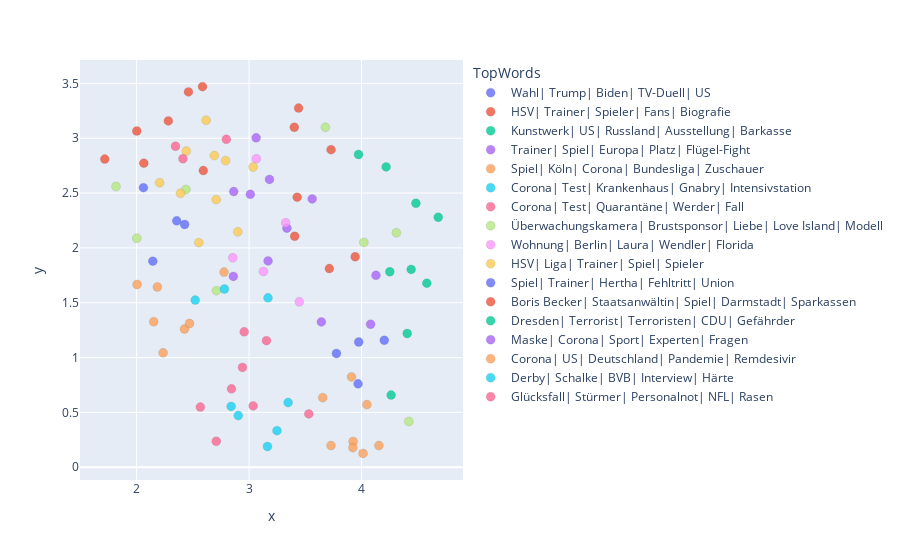

Notebook source saved alongside this figure:
### Code cell
results=pd.merge(docs_df_a,cluster_labels_google_a.reset_index(),left_on="topic_number",right_on = "Topic")
fig = px.scatter(results, x="x", y="y", hover_name="headline", hover_data=["created_at","TopWords","topic_number"], color="TopWords",opacity=0.8)

fig.update_traces(marker=dict(size=9,
                              line=dict(width=0.15,
                                        color='DarkSlateGrey')),
                  selector=dict(mode='markers'))
fig["layout"].pop("updatemenus")

fig.update_layout(height=1000)
fig.show()

### Figure 1 — Plotly figure (JSON) as saved in the notebook; plotly's stock layout.template omitted (floating-point values rounded to 4 significant figures)
{"data": [{"customdata": [["2020-10-22", "Wahl| Trump| Biden| TV-Duell| US", 0], ["2020-10-23", "Wahl| Trump| Biden| TV-Duell| US", 0], ["2020-10-23", "Wahl| Trump| Biden| TV-Duell| US", 0], ["2020-10-22", "Wahl| Trump| Biden| TV-Duell| US", 0]], "hovertemplate": "<b>%{hovertext}</b><br><br>TopWords=%{customdata[1]}<br>x=%{x}<br>y=%{y}<br>created_at=%{customdata[0]}<br>topic_number=%{customdata[2]}<extra></extra>", "hovertext": ["USA steuern auf höchste Wahlbeteiligung seit über Hundert Jahren zu", "Trump und Biden fetzen sich ums Weiße Haus", "„Ich schaue DICH an, Joe!“", "Die letzte Rede-Schlacht vor der wichtigsten Wahl der Welt"], "legendgroup": "Wahl| Trump| Biden| TV-Duell| US", "marker": {"color": "#636efa", "line": {"color": "DarkSlateGrey", "width": 0.15}, "opacity": 0.8, "size": 9, "symbol": "circle"}, "mode": "markers", "name": "Wahl| Trump| Biden| TV-Duell| US", "orientation": "v", "showlegend": true, "type": "scatter", "x": [4.202, 3.969, 3.975, 3.777], "xaxis": "x", "y": [1.158, 0.7605, 1.142, 1.038], "yaxis": "y"}, {"customdata": [["2020-10-22", "HSV| Trainer| Spieler| Fans| Biografie", 8], ["2020-10-22", "HSV| Trainer| Spieler| Fans| Biografie", 8], ["2020-10-22", "HSV| Trainer| Spieler| Fans| Biografie", 8], ["2020-10-22", "HSV| Trainer| Spieler| Fans| Biografie", 8], ["2020-10-22", "HSV| Trainer| Spieler| Fans| Biografie", 8], ["2020-10-22", "HSV| Trainer| Spieler| Fans| Biografie", 8], ["2020-10-22", "HSV| Trainer| Spieler| Fans| Biografie", 8], ["2020-10-22", "HSV| Trainer| Spieler| Fans| Biografie", 8], ["2020-10-22", "HSV| Trainer| Spieler| Fans| Biografie", 8], ["2020-10-22", "HSV| Trainer| Spieler| Fans| Biografie", 8]], "hovertemplate": "<b>%{hovertext}</b><br><br>TopWords=%{customdata[1]}<br>x=%{x}<br>y=%{y}<br>created_at=%{customdata[0]}<br>topic_number=%{customdata[2]}<extra></extra>", "hovertext": ["Kann Thioune es besser als Hecking?", "Bayers Baller-Show", "Cary Grant war bisexuell und auf LSD", "Weinkauf hat Aufstiegs-Trauma abgehakt", "Hofmann spielt sich bei Jogi fest", "Dieser Nackedei isteine Botschaft", "Hier wird jetztHollywood verramscht", "Lange ist Jenas Kompaniechef", "Über die Wölfe zu Löw", "Darum passt Litkaso gut zu Hansa"], "legendgroup": "HSV| Trainer| Spieler| Fans| Biografie", "marker": {"color": "#EF553B", "line": {"color": "DarkSlateGrey", "width": 0.15}, "opacity": 0.8, "size": 9, "symbol": "circle"}, "mode": "markers", "name": "HSV| Trainer| Spieler| Fans| Biografie", "orientation": "v", "showlegend": true, "type": "scatter", "x": [1.717, 2.064, 3.729, 2.002, 2.461, 3.44, 3.402, 2.593, 2.586, 2.282], "xaxis": "x", "y": [2.81, 2.773, 2.896, 3.066, 3.422, 3.275, 3.1, 2.705, 3.471, 3.158], "yaxis": "y"}, {"customdata": [["2020-10-22", "Kunstwerk| US| Russland| Ausstellung| Barkasse", 13], ["2020-10-22", "Kunstwerk| US| Russland| Ausstellung| Barkasse", 13], ["2020-10-22", "Kunstwerk| US| Russland| Ausstellung| Barkasse", 13], ["2020-10-22", "Kunstwerk| US| Russland| Ausstellung| Barkasse", 13]], "hovertemplate": "<b>%{hovertext}</b><br><br>TopWords=%{customdata[1]}<br>x=%{x}<br>y=%{y}<br>created_at=%{customdata[0]}<br>topic_number=%{customdata[2]}<extra></extra>", "hovertext": ["Snowden erhält unbefristeten Aufenthalt in Russland", "Beuys-Kunstwerk aus Ausstellung verschwunden", "Todes-Drama um Zirkus-Elefanten", "Bruch in der Barkasse"], "legendgroup": "Kunstwerk| US| Russland| Ausstellung| Barkasse", "marker": {"color": "#00cc96", "line": {"color": "DarkSlateGrey", "width": 0.15}, "opacity": 0.8, "size": 9, "symbol": "circle"}, "mode": "markers", "name": "Kunstwerk| US| Russland| Ausstellung| Barkasse", "orientation": "v", "showlegend": true, "type": "scatter", "x": [4.682, 3.974, 4.219, 4.484], "xaxis": "x", "y": [2.28, 2.852, 2.738, 2.407], "yaxis": "y"}, {"customdata": [["2020-10-22", "Trainer| Spiel| Europa| Platz| Flügel-Fight", 7], ["2020-10-22", "Trainer| Spiel| Europa| Platz| Flügel-Fight", 7], ["2020-10-22", "Trainer| Spiel| Europa| Platz| Flügel-Fight", 7], ["2020-10-22", "Trainer| Spiel| Europa| Platz| Flügel-Fight", 7], ["2020-10-22", "Trainer| Spiel| Europa| Platz| Flügel-Fight", 7], ["2020-10-22", "Trainer| Spiel| Europa| Platz| Flügel-Fight", 7], ["2020-10-22", "Trainer| Spiel| Europa| Platz| Flügel-Fight", 7], ["2020-10-22", "Trainer| Spiel| Europa| Platz| Flügel-Fight", 7]], "hovertemplate": "<b>%{hovertext}</b><br><br>TopWords=%{customdata[1]}<br>x=%{x}<br>y=%{y}<br>created_at=%{customdata[0]}<br>topic_number=%{customdata[2]}<extra></extra>", "hovertext": ["Boateng muss mitHand-Schiene trainieren", "Der MOTZivator!", "Ernst ist HoßmangsHoffnungsträger", "Peter Kadiru wird zum Schläger-Typ", "Götze trifft auch in Europa", "Coman erste Sahne! Aber jetzt kommt Sané", "So sehen Sie den Clásico live im TV", "Jones zieht zurücknach Frankfurt"], "legendgroup": "Trainer| Spiel| Europa| Platz| Flügel-Fight", "marker": {"color": "#ab63fa", "line": {"color": "DarkSlateGrey", "width": 0.15}, "opacity": 0.8, "size": 9, "symbol": "circle"}, "mode": "markers", "name": "Trainer| Spiel| Europa| Platz| Flügel-Fight", "orientation": "v", "showlegend": true, "type": "scatter", "x": [3.169, 3.182, 2.86, 3.561, 3.063, 3.337, 3.011, 2.864], "xaxis": "x", "y": [1.882, 2.625, 1.74, 2.447, 3.004, 2.18, 2.489, 2.513], "yaxis": "y"}, {"customdata": [["2020-10-22", "Spiel| Köln| Corona| Bundesliga| Zuschauer", 2], ["2020-10-22", "Spiel| Köln| Corona| Bundesliga| Zuschauer", 2], ["2020-10-22", "Spiel| Köln| Corona| Bundesliga| Zuschauer", 2], ["2020-10-22", "Spiel| Köln| Corona| Bundesliga| Zuschauer", 2], ["2020-10-22", "Spiel| Köln| Corona| Bundesliga| Zuschauer", 2], ["2020-10-22", "Spiel| Köln| Corona| Bundesliga| Zuschauer", 2], ["2020-10-22", "Spiel| Köln| Corona| Bundesliga| Zuschauer", 2]], "hovertemplate": "<b>%{hovertext}</b><br><br>TopWords=%{customdata[1]}<br>x=%{x}<br>y=%{y}<br>created_at=%{customdata[0]}<br>topic_number=%{customdata[2]}<extra></extra>", "hovertext": ["So sehen Sie Stuttgart gegen Köln live im TV", "Anfang hilft 1. Spiel ohne Zuschauer", "Der Uefa fehlen 470 Mio Euro", "SCHRÖDER spricht wiedervon GEHALTSVERZICHT", "Kampf-Kandidatur umVize-Posten sorgt für Krach", "Werder ohne Augustinssongegen Hoffenheim", "Haie brauchen1 Million Euro"], "legendgroup": "Spiel| Köln| Corona| Bundesliga| Zuschauer", "marker": {"color": "#FFA15A", "line": {"color": "DarkSlateGrey", "width": 0.15}, "opacity": 0.8, "size": 9, "symbol": "circle"}, "mode": "markers", "name": "Spiel| Köln| Corona| Bundesliga| Zuschauer", "orientation": "v", "showlegend": true, "type": "scatter", "x": [2.236, 2.004, 2.152, 2.185, 2.777, 2.426, 2.471], "xaxis": "x", "y": [1.043, 1.667, 1.327, 1.644, 1.78, 1.261, 1.311], "yaxis": "y"}, {"customdata": [["2020-10-22", "Corona| Test| Krankenhaus| Gnabry| Intensivstation", 12], ["2020-10-22", "Corona| Test| Krankenhaus| Gnabry| Intensivstation", 12], ["2020-10-22", "Corona| Test| Krankenhaus| Gnabry| Intensivstation", 12], ["2020-10-22", "Corona| Test| Krankenhaus| Gnabry| Intensivstation", 12], ["2020-10-22", "Corona| Test| Krankenhaus| Gnabry| Intensivstation", 12]], "hovertemplate": "<b>%{hovertext}</b><br><br>TopWords=%{customdata[1]}<br>x=%{x}<br>y=%{y}<br>created_at=%{customdata[0]}<br>topic_number=%{customdata[2]}<extra></extra>", "hovertext": ["Belgiens Außenministerin auf Intensivstation!", "Corona-Alarm beim Thai-König!", "Zweiter Corona-Fall beim FC Bayern", "Wie gut warnte die Warn-App Spahns Kontakte?", "2. Gnabry-Test negativ!"], "legendgroup": "Corona| Test| Krankenhaus| Gnabry| Intensivstation", "marker": {"color": "#19d3f3", "line": {"color": "DarkSlateGrey", "width": 0.15}, "opacity": 0.8, "size": 9, "symbol": "circle"}, "mode": "markers", "name": "Corona| Test| Krankenhaus| Gnabry| Intensivstation", "orientation": "v", "showlegend": true, "type": "scatter", "x": [3.164, 3.248, 2.841, 3.347, 2.904], "xaxis": "x", "y": [0.1886, 0.3331, 0.5546, 0.5896, 0.4706], "yaxis": "y"}, {"customdata": [["2020-10-22", "Corona| Test| Quarantäne| Werder| Fall", 11], ["2020-10-22", "Corona| Test| Quarantäne| Werder| Fall", 11], ["2020-10-22", "Corona| Test| Quarantäne| Werder| Fall", 11], ["2020-10-22", "Corona| Test| Quarantäne| Werder| Fall", 11], ["2020-10-22", "Corona| Test| Quarantäne| Werder| Fall", 11], ["2020-10-22", "Corona| Test| Quarantäne| Werder| Fall", 11], ["2020-10-22", "Corona| Test| Quarantäne| Werder| Fall", 11], ["2020-10-22", "Corona| Test| Quarantäne| Werder| Fall", 11]], "hovertemplate": "<b>%{hovertext}</b><br><br>TopWords=%{customdata[1]}<br>x=%{x}<br>y=%{y}<br>created_at=%{customdata[0]}<br>topic_number=%{customdata[2]}<extra></extra>", "hovertext": ["Erneut positiver Corona-Test bei Ronaldo", "So geht es bei Corona-Werder jetzt weiter", "Behrens vor Trainings-Comeback", "Angeklagte legen Geständnis ab", "So erklärt der Formel-1-Pilot sein Corona-Problem", "Staatsanwalt rechtfertigt das Schlagen von Kindern", "Darf man das Umgangsrecht des Kindes verweigern?", "Warum geht Werder freiwillig in Quarantäne?"], "legendgroup": "Corona| Test| Quarantäne| Werder| Fall", "marker": {"color": "#FF6692", "line": {"color": "DarkSlateGrey", "width": 0.15}, "opacity": 0.8, "size": 9, "symbol": "circle"}, "mode": "markers", "name": "Corona| Test| Quarantäne| Werder| Fall", "orientation": "v", "showlegend": true, "type": "scatter", "x": [2.708, 3.037, 2.844, 3.155, 2.567, 2.957, 3.531, 2.942], "xaxis": "x", "y": [0.2369, 0.5594, 0.7146, 1.154, 0.5483, 1.235, 0.4862, 0.9105], "yaxis": "y"}, {"customdata": [["2020-10-22", "Überwachungskamera| Brustsponsor| Liebe| Love Island| Modell", -1], ["2020-10-22", "Überwachungskamera| Brustsponsor| Liebe| Love Island| Modell", -1], ["2020-10-22", "Überwachungskamera| Brustsponsor| Liebe| Love Island| Modell", -1], ["2020-10-22", "Überwachungskamera| Brustsponsor| Liebe| Love Island| Modell", -1], ["2020-10-22", "Überwachungskamera| Brustsponsor| Liebe| Love Island| Modell", -1], ["2020-10-22", "Überwachungskamera| Brustsponsor| Liebe| Love Island| Modell", -1], ["2020-10-22", "Überwachungskamera| Brustsponsor| Liebe| Love Island| Modell", -1], ["2020-10-22", "Überwachungskamera| Brustsponsor| Liebe| Love Island| Modell", -1]], "hovertemplate": "<b>%{hovertext}</b><br><br>TopWords=%{customdata[1]}<br>x=%{x}<br>y=%{y}<br>created_at=%{customdata[0]}<br>topic_number=%{customdata[2]}<extra></extra>", "hovertext": ["Überwachungskamera zeigt Blitz-Raub!", "Hoffenheim feiert irren Baby-Sieg", "Waldhof krallt sich  neuen Brustsponsor", "PELÉ 80!", "Eine Liebe ist schon verpufft!", "Modell sagt 26 000 Neuinfektionen am Tag voraus", "Lieber Chaos-Flughafern Berlin,", "Ex-Neonazi mit Gedächtnisschwund"], "legendgroup": "Überwachungskamera| Brustsponsor| Liebe| Love Island| Modell", "marker": {"color": "#B6E880", "line": {"color": "DarkSlateGrey", "width": 0.15}, "opacity": 0.8, "size": 9, "symbol": "circle"}, "mode": "markers", "name": "Überwachungskamera| Brustsponsor| Liebe| Love Island| Modell", "orientation": "v", "showlegend": true, "type": "scatter", "x": [4.31, 1.816, 2.71, 3.678, 2.439, 4.421, 2.001, 4.021], "xaxis": "x", "y": [2.139, 2.56, 1.61, 3.1, 2.533, 0.4165, 2.089, 2.05], "yaxis": "y"}, {"customdata": [["2020-10-22", "Wohnung| Berlin| Laura| Wendler| Florida", 5], ["2020-10-22", "Wohnung| Berlin| Laura| Wendler| Florida", 5], ["2020-10-22", "Wohnung| Berlin| Laura| Wendler| Florida", 5], ["2020-10-22", "Wohnung| Berlin| Laura| Wendler| Florida", 5], ["2020-10-22", "Wohnung| Berlin| Laura| Wendler| Florida", 5]], "hovertemplate": "<b>%{hovertext}</b><br><br>TopWords=%{customdata[1]}<br>x=%{x}<br>y=%{y}<br>created_at=%{customdata[0]}<br>topic_number=%{customdata[2]}<extra></extra>", "hovertext": ["Heidi bald HeiDA!", "Warum Wendler und Laura schon wieder Ärger droht", "Uns hat der Blitz getroffen!", "Note 2 für fünf Hoffenheimer!", "Stehen wir kurz vor dem „Corona-Burn-out“?"], "legendgroup": "Wohnung| Berlin| Laura| Wendler| Florida", "marker": {"color": "#FF97FF", "line": {"color": "DarkSlateGrey", "width": 0.15}, "opacity": 0.8, "size": 9, "symbol": "circle"}, "mode": "markers", "name": "Wohnung| Berlin| Laura| Wendler| Florida", "orientation": "v", "showlegend": true, "type": "scatter", "x": [3.128, 3.326, 3.065, 2.855, 3.447], "xaxis": "x", "y": [1.785, 2.23, 2.813, 1.91, 1.508], "yaxis": "y"}, {"customdata": [["2020-10-22", "HSV| Liga| Trainer| Spiel| Spieler", 4], ["2020-10-22", "HSV| Liga| Trainer| Spiel| Spieler", 4], ["2020-10-22", "HSV| Liga| Trainer| Spiel| Spieler", 4], ["2020-10-22", "HSV| Liga| Trainer| Spiel| Spieler", 4], ["2020-10-22", "HSV| Liga| Trainer| Spiel| Spieler", 4], ["2020-10-22", "HSV| Liga| Trainer| Spiel| Spieler", 4], ["2020-10-22", "HSV| Liga| Trainer| Spiel| Spieler", 4], ["2020-10-22", "HSV| Liga| Trainer| Spiel| Spieler", 4], ["2020-10-23", "HSV| Liga| Trainer| Spiel| Spieler", 4], ["2020-10-22", "HSV| Liga| Trainer| Spiel| Spieler", 4]], "hovertemplate": "<b>%{hovertext}</b><br><br>TopWords=%{customdata[1]}<br>x=%{x}<br>y=%{y}<br>created_at=%{customdata[0]}<br>topic_number=%{customdata[2]}<extra></extra>", "hovertext": ["So heiß sieht das neue Rebstockbad aus", "Erwischt! Kobel und Endo wieder voll dabei", "Maina ist zurück auf dem Platz", "Leibold und Vagnoman sind zurück", "Hollerbach wünscht sich ein schönes 3:3", "Rösler wehrt sich gegen Kritik an Talenten!", "Trainer-Lob für Vollgas-Wood", "Kocak droht mitBlitz-Strafe", "Keiner wollte zu Mark Forster", "Jacob: „Wir sind süchtig nach Erfolg!“"], "legendgroup": "HSV| Liga| Trainer| Spiel| Spieler", "marker": {"color": "#FECB52", "line": {"color": "DarkSlateGrey", "width": 0.15}, "opacity": 0.8, "size": 9, "symbol": "circle"}, "mode": "markers", "name": "HSV| Liga| Trainer| Spiel| Spieler", "orientation": "v", "showlegend": true, "type": "scatter", "x": [2.553, 3.036, 2.618, 2.708, 2.39, 2.792, 2.205, 2.9, 2.442, 2.692], "xaxis": "x", "y": [2.048, 2.737, 3.164, 2.441, 2.498, 2.796, 2.594, 2.147, 2.883, 2.842], "yaxis": "y"}, {"customdata": [["2020-10-22", "Spiel| Trainer| Hertha| Fehltritt| Union", 10], ["2020-10-22", "Spiel| Trainer| Hertha| Fehltritt| Union", 10], ["2020-10-22", "Spiel| Trainer| Hertha| Fehltritt| Union", 10], ["2020-10-22", "Spiel| Trainer| Hertha| Fehltritt| Union", 10]], "hovertemplate": "<b>%{hovertext}</b><br><br>TopWords=%{customdata[1]}<br>x=%{x}<br>y=%{y}<br>created_at=%{customdata[0]}<br>topic_number=%{customdata[2]}<extra></extra>", "hovertext": ["Nach Mega-Zoff jetzt Startelf gegen Hertha?", "Au Backe! Union ohne Karius", "Leyhe fällt komplette Saison aus", "Breitkreuz glücklich trotz 0:3-Packung"], "legendgroup": "Spiel| Trainer| Hertha| Fehltritt| Union", "marker": {"color": "#636efa", "line": {"color": "DarkSlateGrey", "width": 0.15}, "opacity": 0.8, "size": 9, "symbol": "circle"}, "mode": "markers", "name": "Spiel| Trainer| Hertha| Fehltritt| Union", "orientation": "v", "showlegend": true, "type": "scatter", "x": [2.061, 2.144, 2.427, 2.356], "xaxis": "x", "y": [2.549, 1.879, 2.214, 2.247], "yaxis": "y"}, {"customdata": [["2020-10-22", "Boris Becker| Staatsanwältin| Spiel| Darmstadt| Sparkassen", 3], ["2020-10-22", "Boris Becker| Staatsanwältin| Spiel| Darmstadt| Sparkassen", 3], ["2020-10-22", "Boris Becker| Staatsanwältin| Spiel| Darmstadt| Sparkassen", 3], ["2020-10-22", "Boris Becker| Staatsanwältin| Spiel| Darmstadt| Sparkassen", 3]], "hovertemplate": "<b>%{hovertext}</b><br><br>TopWords=%{customdata[1]}<br>x=%{x}<br>y=%{y}<br>created_at=%{customdata[0]}<br>topic_number=%{customdata[2]}<extra></extra>", "hovertext": ["„Er hat einen schlechten Charakter!“", "SchullesSorgen-Puzzle", "Negativzins-Wahnsinnbreitet sich weiter aus", "Neun neue Anklagepunkte gegen Boris Becker!"], "legendgroup": "Boris Becker| Staatsanwältin| Spiel| Darmstadt| Sparkassen", "marker": {"color": "#EF553B", "line": {"color": "DarkSlateGrey", "width": 0.15}, "opacity": 0.8, "size": 9, "symbol": "circle"}, "mode": "markers", "name": "Boris Becker| Staatsanwältin| Spiel| Darmstadt| Sparkassen", "orientation": "v", "showlegend": true, "type": "scatter", "x": [3.944, 3.428, 3.406, 3.714], "xaxis": "x", "y": [1.919, 2.462, 2.106, 1.811], "yaxis": "y"}, {"customdata": [["2020-10-22", "Dresden| Terrorist| Terroristen| CDU| Gefährder", 14], ["2020-10-22", "Dresden| Terrorist| Terroristen| CDU| Gefährder", 14], ["2020-10-23", "Dresden| Terrorist| Terroristen| CDU| Gefährder", 14], ["2020-10-22", "Dresden| Terrorist| Terroristen| CDU| Gefährder", 14], ["2020-10-22", "Dresden| Terrorist| Terroristen| CDU| Gefährder", 14]], "hovertemplate": "<b>%{hovertext}</b><br><br>TopWords=%{customdata[1]}<br>x=%{x}<br>y=%{y}<br>created_at=%{customdata[0]}<br>topic_number=%{customdata[2]}<extra></extra>", "hovertext": ["ISIS-Terrorist wollte Christen „schlachten“ und „Zunge abschneiden“", "Schluss mit Schutzvon Terroristen!", "CDU-Spitze will mehrere kleine Parteitage gleichzeitig", "Terroristen endlichsofort abschieben!", "Pressekonferenz der Schande!"], "legendgroup": "Dresden| Terrorist| Terroristen| CDU| Gefährder", "marker": {"color": "#00cc96", "line": {"color": "DarkSlateGrey", "width": 0.15}, "opacity": 0.8, "size": 9, "symbol": "circle"}, "mode": "markers", "name": "Dresden| Terrorist| Terroristen| CDU| Gefährder", "orientation": "v", "showlegend": true, "type": "scatter", "x": [4.252, 4.581, 4.263, 4.406, 4.442], "xaxis": "x", "y": [1.783, 1.679, 0.6576, 1.22, 1.804], "yaxis": "y"}, {"customdata": [["2020-10-22", "Maske| Corona| Sport| Experten| Fragen", 6], ["2020-10-22", "Maske| Corona| Sport| Experten| Fragen", 6], ["2020-10-22", "Maske| Corona| Sport| Experten| Fragen", 6]], "hovertemplate": "<b>%{hovertext}</b><br><br>TopWords=%{customdata[1]}<br>x=%{x}<br>y=%{y}<br>created_at=%{customdata[0]}<br>topic_number=%{customdata[2]}<extra></extra>", "hovertext": ["Muss ich beim Sport im Freienjetzt eine Maske tragen?", "Arm durch Pflege!", "„Masken anzuzweifeln ist gefährlicher Unsinn“"], "legendgroup": "Maske| Corona| Sport| Experten| Fragen", "marker": {"color": "#ab63fa", "line": {"color": "DarkSlateGrey", "width": 0.15}, "opacity": 0.8, "size": 9, "symbol": "circle"}, "mode": "markers", "name": "Maske| Corona| Sport| Experten| Fragen", "orientation": "v", "showlegend": true, "type": "scatter", "x": [3.643, 4.129, 4.081], "xaxis": "x", "y": [1.325, 1.75, 1.304], "yaxis": "y"}, {"customdata": [["2020-10-22", "Corona| US| Deutschland| Pandemie| Remdesivir", 15], ["2020-10-22", "Corona| US| Deutschland| Pandemie| Remdesivir", 15], ["2020-10-22", "Corona| US| Deutschland| Pandemie| Remdesivir", 15], ["2020-10-23", "Corona| US| Deutschland| Pandemie| Remdesivir", 15], ["2020-10-22", "Corona| US| Deutschland| Pandemie| Remdesivir", 15], ["2020-10-22", "Corona| US| Deutschland| Pandemie| Remdesivir", 15], ["2020-10-22", "Corona| US| Deutschland| Pandemie| Remdesivir", 15], ["2020-10-22", "Corona| US| Deutschland| Pandemie| Remdesivir", 15]], "hovertemplate": "<b>%{hovertext}</b><br><br>TopWords=%{customdata[1]}<br>x=%{x}<br>y=%{y}<br>created_at=%{customdata[0]}<br>topic_number=%{customdata[2]}<extra></extra>", "hovertext": ["Lauterbach unterstützt Drostens Ü50-Plan", "So viele Intensivbettensind noch frei", "Das traurige Schicksal deutscher Drogensüchtiger", "Pharma-Chef kündigt wirksame Impfstoffe an", "Corona heute weniger tödlich als im März?", "Kommt der Corona-Impfstoff noch dieses Jahr?", "US-Arzneimittelbehörde lässt Remdesivir gegen Covid-19 zu", "Wo stecken wir uns hauptsächlich mit Corona an?"], "legendgroup": "Corona| US| Deutschland| Pandemie| Remdesivir", "marker": {"color": "#FFA15A", "line": {"color": "DarkSlateGrey", "width": 0.15}, "opacity": 0.8, "size": 9, "symbol": "circle"}, "mode": "markers", "name": "Corona| US| Deutschland| Pandemie| Remdesivir", "orientation": "v", "showlegend": true, "type": "scatter", "x": [4.155, 3.925, 3.911, 3.655, 3.923, 4.014, 3.729, 4.048], "xaxis": "x", "y": [0.1976, 0.2345, 0.8237, 0.6346, 0.1786, 0.1263, 0.1974, 0.5709], "yaxis": "y"}, {"customdata": [["2020-10-22", "Derby| Schalke| BVB| Interview| Härte", 1], ["2020-10-22", "Derby| Schalke| BVB| Interview| Härte", 1], ["2020-10-22", "Derby| Schalke| BVB| Interview| Härte", 1]], "hovertemplate": "<b>%{hovertext}</b><br><br>TopWords=%{customdata[1]}<br>x=%{x}<br>y=%{y}<br>created_at=%{customdata[0]}<br>topic_number=%{customdata[2]}<extra></extra>", "hovertext": ["Wichtig, im  Derby „mit der richtigen Härte zu agieren“", "Favre eiert vorm Derby rum", "Keller verzichtet, Koch und Peters kandidieren"], "legendgroup": "Derby| Schalke| BVB| Interview| Härte", "marker": {"color": "#19d3f3", "line": {"color": "DarkSlateGrey", "width": 0.15}, "opacity": 0.8, "size": 9, "symbol": "circle"}, "mode": "markers", "name": "Derby| Schalke| BVB| Interview| Härte", "orientation": "v", "showlegend": true, "type": "scatter", "x": [2.781, 2.521, 3.168], "xaxis": "x", "y": [1.625, 1.524, 1.545], "yaxis": "y"}, {"customdata": [["2020-10-22", "Glücksfall| Stürmer| Personalnot| NFL| Rasen", 9], ["2020-10-22", "Glücksfall| Stürmer| Personalnot| NFL| Rasen", 9], ["2020-10-22", "Glücksfall| Stürmer| Personalnot| NFL| Rasen", 9]], "hovertemplate": "<b>%{hovertext}</b><br><br>TopWords=%{customdata[1]}<br>x=%{x}<br>y=%{y}<br>created_at=%{customdata[0]}<br>topic_number=%{customdata[2]}<extra></extra>", "hovertext": ["Halles linkes Ding", "Lohkemper dreht voll auf!", "Miamis Play-off-Chance heißtTua Tagovailoa"], "legendgroup": "Glücksfall| Stürmer| Personalnot| NFL| Rasen", "marker": {"color": "#FF6692", "line": {"color": "DarkSlateGrey", "width": 0.15}, "opacity": 0.8, "size": 9, "symbol": "circle"}, "mode": "markers", "name": "Glücksfall| Stürmer| Personalnot| NFL| Rasen", "orientation": "v", "showlegend": true, "type": "scatter", "x": [2.798, 2.412, 2.346], "xaxis": "x", "y": [2.99, 2.813, 2.927], "yaxis": "y"}], "layout": {"autosize": true, "legend": {"title": {"text": "TopWords"}, "tracegroupgap": 0}, "margin": {"t": 60}, "xaxis": {"anchor": "y", "autorange": true, "domain": [0, 1], "range": [1.537, 4.862], "title": {"text": "x"}, "type": "linear"}, "yaxis": {"anchor": "x", "autorange": true, "domain": [0, 1], "range": [-0.0869, 3.684], "title": {"text": "y"}, "type": "linear"}}}
